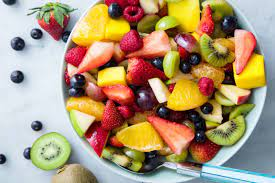
#> input picture week7/salad.jpg, 275 x 183 px
$ jupyter execute --allow-errors week7.ipynb
#> lines starting #> are read from the running program, lines starting #| are printed output that depends on the picture
[cell 1]
import cv2
import numpy as np

img = cv2.imread("salad.jpg")
#> img is the input picture: shape (183, 275, 3); mean B, G, R 119.1, 150.5, 173.4
cv2.imshow("Original",img)
def gaussian_noise(image):
    row,col,ch = image.shape
#> row = 183; col = 275; ch = 3
    mean = 0
    var = 0.05
    sigma = var**0.5
    gauss = np.random.normal(mean,sigma,(row,col,ch))
    gauss = gauss.reshape(row,col,ch)
    noisy = image + gauss
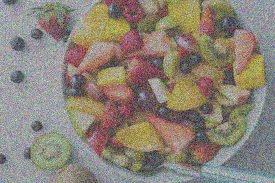
#> noisy: shape (183, 275, 3) float64; mean B, G, R 0.467, 0.593, 0.681; drawn with min black and max white
    return noisy
img = cv2.imread("salad.jpg")
img = img/255
noise_img = gaussian_noise(img)
cv2.imshow("Gaussian Noise",noise_img)
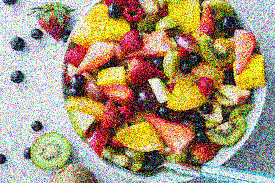
#> window 'Gaussian Noise': shape (183, 275, 3); mean B, G, R 119.8, 148.6, 167.6
cv2.waitKey(0)

[cell 2]
import cv2
import numpy as np

def saltPepperNoise(image):
    row,col,ch = image.shape
#> row = 183; col = 275; ch = 3
    s_vs_p = 0.5
    amount = 0.04
    noisy = np.copy(image)
    num_salt = int(np.ceil(amount*image.size*s_vs_p))
#> num_salt = 3020
    corrds = [np.random.randint(0,i-1,num_salt) for i in image.shape]
    noisy[corrds] = 1
    num_pep = int(np.ceil(amount*image.size*s_vs_p))
    corrds = [np.random.randint(0,i-1,num_pep) for i in image.shape]
    noisy[corrds] = 0
    return noisy
img = cv2.imread("salad.jpg")
img = img/255
#> (the rest of this cell did not finish here and is left out)
